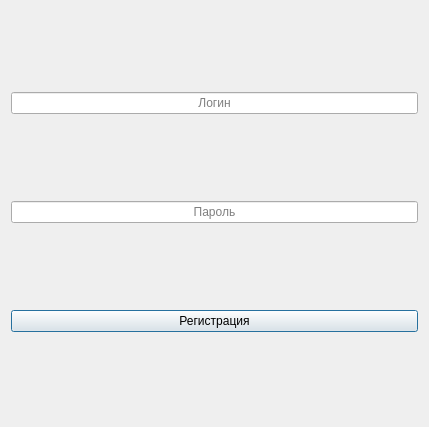
<?xml version="1.0" encoding="UTF-8"?>
<ui version="4.0">
 <class>Registration</class>
 <widget class="QDialog" name="Registration">
  <property name="geometry">
   <rect>
    <x>0</x>
    <y>0</y>
    <width>429</width>
    <height>427</height>
   </rect>
  </property>
  <property name="windowTitle">
   <string>Регистрация</string>
  </property>
  <layout class="QHBoxLayout" name="horizontalLayout">
   <item>
    <layout class="QVBoxLayout" name="verticalLayout">
     <item>
      <widget class="QLineEdit" name="loginLine">
       <property name="alignment">
        <set>Qt::AlignCenter</set>
       </property>
       <property name="placeholderText">
        <string>Логин</string>
       </property>
      </widget>
     </item>
     <item>
      <widget class="QLineEdit" name="passLine">
       <property name="alignment">
        <set>Qt::AlignCenter</set>
       </property>
       <property name="placeholderText">
        <string>Пароль</string>
       </property>
      </widget>
     </item>
     <item>
      <widget class="QPushButton" name="registrationBtn">
       <property name="text">
        <string>Регистрация</string>
       </property>
      </widget>
     </item>
    </layout>
   </item>
  </layout>
 </widget>
 <resources/>
 <connections/>
</ui>
